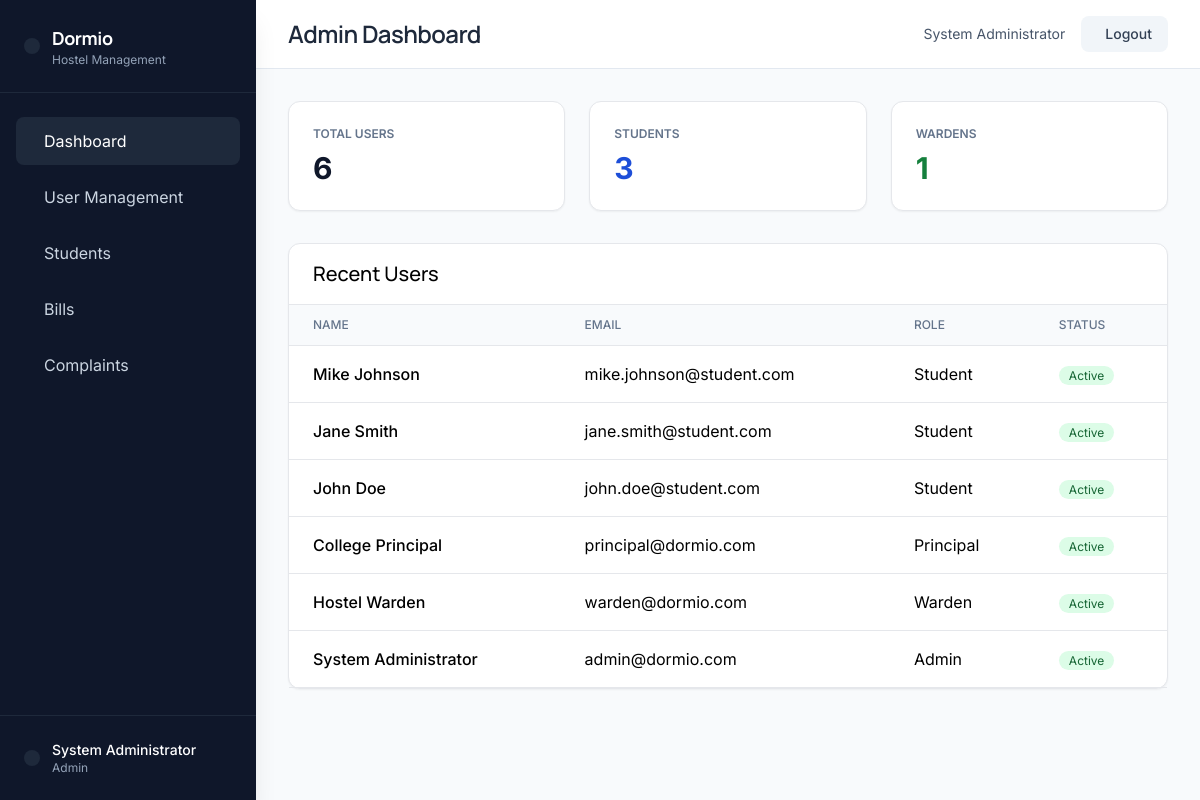
The app's page /admin/dashboard (signed in) with its own data.
### models.py (models this page shows, shortened)
class User(UserMixin, db.Model):
    id = db.Column(db.Integer, primary_key=True)
    username = db.Column(db.String(80), unique=True, nullable=False)
    email = db.Column(db.String(120), unique=True, nullable=False)
    password_hash = db.Column(db.String(200), nullable=False)
    role = db.Column(db.String(20), nullable=False)  # student, warden, admin, principal
    full_name = db.Column(db.String(100), nullable=False)
    created_at = db.Column(db.DateTime, default=lambda: datetime.now(timezone.utc))
    is_active = db.Column(db.Boolean, default=True)
    student_profile = db.relationship('Student', backref='user', uselist=False, cascade='all, delete-orphan')

### app.py (the view)
@app.route('/admin/dashboard')
@login_required
@role_required('admin')
def admin_dashboard():
    total_users = User.query.count()
    students = User.query.filter_by(role='student').count()
    wardens = User.query.filter_by(role='warden').count()
    recent_users = User.query.order_by(User.created_at.desc()).limit(10).all()
    return render_template('admin/dashboard.html',
                         total_users=total_users,
                         students=students,
                         wardens=wardens,
                         recent_users=recent_users)

### app.py (called while the page is built)
@login_manager.user_loader
def load_user(user_id):
    return User.query.get(int(user_id))

def role_required(*roles):
    def decorator(f):
        @wraps(f)
        def decorated_function(*args, **kwargs):
            if not current_user.is_authenticated or current_user.role not in roles:
                flash('Access denied. Insufficient permissions.', 'error')
                return redirect(url_for('dashboard'))
            return f(*args, **kwargs)
        return decorated_function
    return decorator

### templates/admin/dashboard.html (shortened to what this page needs)
{% extends "layout.html" %}{% set page_title="Admin Dashboard" %}{% block page_content %}<div class="grid grid-cols-1 md:grid-cols-3 gap-6 mb-8"><div class="bg-white rounded-xl border shadow-sm p-6"><p class="text-xs font-semibold uppercase text-slate-500">Total Users</p><p class="text-3xl font-bold text-slate-900 mt-2">{{total_users}}</p></div><div class="bg-white rounded-xl border shadow-sm p-6"><p class="text-xs font-semibold uppercase text-slate-500">Students</p><p class="text-3xl font-bold text-blue-700 mt-2">{{students}}</p></div><div class="bg-white rounded-xl border shadow-sm p-6"><p class="text-xs font-semibold uppercase text-slate-500">Wardens</p><p class="text-3xl font-bold text-green-700 mt-2">{{wardens}}</p></div></div><div class="bg-white rounded-xl border shadow-sm"><div class="px-6 py-4 border-b"><h2 class="text-xl font-medium">Recent Users</h2></div><div class="overflow-x-auto"><table class="w-full"><thead class="bg-slate-50 border-b"><tr><th class="px-6 py-3 text-left text-xs font-medium text-slate-500 uppercase">Name</th><th class="px-6 py-3 text-left text-xs font-medium text-slate-500 uppercase">Email</th><th class="px-6 py-3 text-left text-xs font-medium text-slate-500 uppercase">Role</th><th class="px-6 py-3 text-left text-xs font-medium text-slate-500 uppercase">Status</th></tr></thead><tbody>{% for user in recent_users %}<tr class="border-b hover:bg-slate-50"><td class="px-6 py-4 font-medium">{{user.full_name}}</td><td class="px-6 py-4">{{user.email}}</td><td class="px-6 py-4 capitalize">{{user.role}}</td><td class="px-6 py-4"><span class="px-2.5 py-0.5 rounded-full text-xs {%if user.is_active%}bg-green-100 text-green-800{%else%}bg-red-100 text-red-800{%endif%}">{%if user.is_active%}Active{%else%}Inactive{%endif%}</span></td></tr>{% endfor %}</tbody></table></div></div>{% endblock %}

### templates/layout.html (shortened to what this page needs)
{% extends "base.html" %}
{% block body %}
<div class="flex min-h-screen">
    <aside class="fixed top-0 left-0 h-full w-64 bg-slate-900 text-white shadow-xl z-20 hidden lg:block">
        <div class="px-6 py-6 border-b border-slate-800">
            <div class="flex items-center space-x-3">
                <div class="bg-slate-800 rounded-lg p-2">
                </div>
                <div>
                    <h2 class="text-lg font-bold tracking-tight">Dormio</h2>
                    <p class="text-xs text-slate-400">Hostel Management</p>
                </div>
            </div>
        </div>
        <nav class="px-4 py-6 space-y-2">
            {{ sidebar_content }}
        </nav>
        <div class="absolute bottom-0 left-0 right-0 px-6 py-6 border-t border-slate-800">
            <div class="flex items-center space-x-3">
                <div class="bg-slate-800 rounded-full p-2">
                </div>
                <div class="flex-1">
                    <p class="text-sm font-medium text-white">{{ current_user.full_name }}</p>
                    <p class="text-xs text-slate-400 capitalize">{{ current_user.role }}</p>
                </div>
            </div>
        </div>
    </aside>
    <div class="flex-1 ml-0 lg:ml-64">
        <div class="bg-white border-b border-slate-200 px-8 py-4">
            <div class="flex items-center justify-between">
                <div>
                    <h1 class="text-2xl font-semibold tracking-tight text-slate-800">{{ page_title }}</h1>
                </div>
                <div class="flex items-center space-x-4">
                    <span class="text-sm text-slate-600">{{ current_user.full_name }}</span>
                    <a href="{{ url_for('logout') }}"
                       data-testid="logout-btn"
                       class="bg-slate-100 hover:bg-slate-200 text-slate-700 font-medium py-2 px-4 rounded-lg transition-all text-sm">
                        Logout
                    </a>
                </div>
            </div>
        </div>
        <div class="p-8">
            {% block page_content %}{% endblock %}
        </div>
    </div>
</div>
{% endblock %}

### templates/base.html (style rules this page uses)
body { font-family: 'Inter', sans-serif; }
h1, h2, h3, h4, h5, h6 { font-family: 'Manrope', sans-serif; }

### records on screen
User: full_name "System Administrator", role "Admin", email "admin@dormio.com", is_active "Active"
User: full_name "Mike Johnson", email "mike.johnson@student.com", role "Student", is_active "Active"
User: full_name "Jane Smith", email "jane.smith@student.com", role "Student", is_active "Active"
User: full_name "John Doe", email "john.doe@student.com", role "Student", is_active "Active"
User: full_name "College Principal", email "principal@dormio.com", role "Principal", is_active "Active"
User: full_name "Hostel Warden", email "warden@dormio.com", role "Warden", is_active "Active"

### other values on screen
{{ sidebar_content }} "Dashboard User Management Students Bills Complaints"
{{ page_title }} "Admin Dashboard"
{{ total_users }} "6"
{{ students }} "3"
{{ wardens }} "1"
